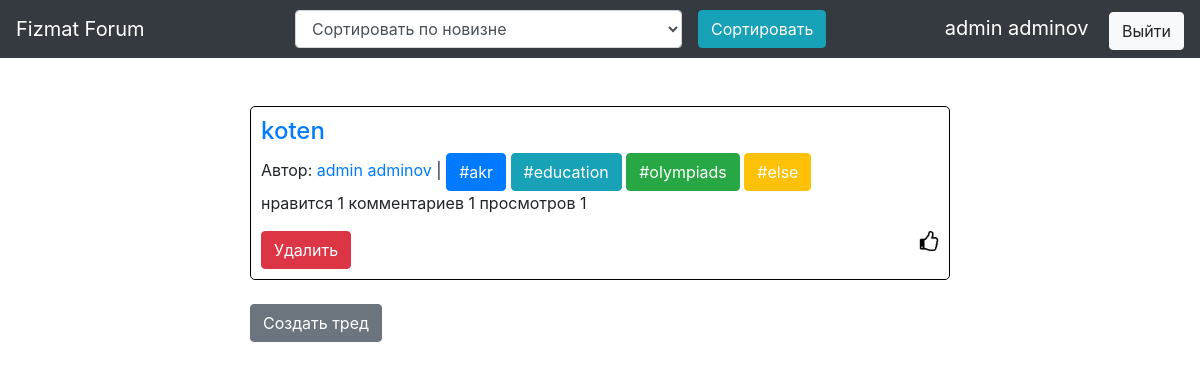
The page / (signed in) on the database its author committed.
### data/users.py (models this page shows, shortened)
class User(SqlAlchemyBase, UserMixin, SerializerMixin):
    __tablename__ = 'users'
    id = sqlalchemy.Column(sqlalchemy.Integer, primary_key=True, autoincrement=True)
    surname = sqlalchemy.Column(sqlalchemy.String, nullable=False)
    name = sqlalchemy.Column(sqlalchemy.String, nullable=False)
    age = sqlalchemy.Column(sqlalchemy.Integer, nullable=False)
    grade = sqlalchemy.Column(sqlalchemy.Integer, nullable=False)
    email = sqlalchemy.Column(sqlalchemy.String, index=True, unique=True, nullable=False)
    hashed_password = sqlalchemy.Column(sqlalchemy.String)

### data/threads.py (models this page shows)
class Thread(SqlAlchemyBase, UserMixin, SerializerMixin):
    __tablename__ = 'threads'
    id = sqlalchemy.Column(sqlalchemy.Integer, primary_key=True, autoincrement=True)
    title = sqlalchemy.Column(sqlalchemy.String, nullable=False)
    user_id = sqlalchemy.Column(sqlalchemy.Integer, sqlalchemy.ForeignKey("users.id"))
    like_count = sqlalchemy.Column(sqlalchemy.Integer, nullable=False)
    view_count = sqlalchemy.Column(sqlalchemy.Integer, nullable=False)
    comment_count = sqlalchemy.Column(sqlalchemy.Integer, nullable=False)
    user = orm.relation('User')
    categories = orm.relation("Category", secondary=association_table, backref="threads")

### data/categories.py (models this page shows)
class Category(SqlAlchemyBase):
    __tablename__ = 'categories'
    id = sqlalchemy.Column(sqlalchemy.Integer, primary_key=True, autoincrement=True)
    name = sqlalchemy.Column(sqlalchemy.String, nullable=True)

### main.py (the view)
@app.route('/')
def index():
    session = db_session.create_session()
    return render_template('index.html', threads=session.query(Thread).all())

### data/db_session.py (called while the page is built)
def create_session() -> Session:
    global __factory
    return __factory()

### main.py (called while the page is built)
@login_manager.user_loader
def load_user(user_id):
    session = db_session.create_session()
    return session.query(User).get(user_id)

### templates/index.html (shortened to what this page needs)
{% extends "base.html" %}
{% block select %}
<form class="form-inline" name="sort_type" action="/sorted" method="GET">
    <div class="form-group mx-sm-3">
        <select class="form-control" name="sort_type">
            <option value="time">Сортировать по новизне</option>
        </select>
    </div>
    <button class="btn btn-info" type="submit">Сортировать</button>
</form>
{% endblock %}
{% block content %}
<br/><br/>
{% for item in threads|reverse %}
    <div class="thread">
        <a href="/thread/{{ item.id }}"><h4>{{ item.title }}</h4></a>
        <p>Автор: <a target="_blank" href="/profile/{{current_user.id}}">{{ item.user.name }} {{ item.user.surname }}</a> |
        {% for tag in item.categories %}
            {% if tag.name == "education" %}
                <a class="btn btn-info" style="color: #fff;">#education</a>
            {% elif tag.name == "akr" %}
                <a class="btn btn-primary" style="color: #fff;">#akr</a>
            {% elif tag.name == "olympiads" %}
                <a class="btn btn-success" style="color: #fff;">#olympiads</a>
            {% else %}
                <a class="btn btn-warning" style="color: #fff;">#else</a>
            {% endif %}
        {% endfor %}
        <br/>нравится {{ item.like_count }} комментариев {{ item.comment_count }} просмотров {{ item.view_count }}</p>
        {% if current_user.is_authenticated and current_user == item.user %}
            <a href="/thread_delete/{{ item.id }}" class="btn btn-danger">Удалить</a>
        {% endif %}
        {% if current_user.is_authenticated %}
            <a href="/like_thread/{{ item.id }}"><img src="/static/img/like.png" height="20px" width="20px" align="right"></a>
        {% endif %}
    </div>
    <br>
{% endfor %}
    {% if current_user.is_authenticated %}
        <a href="add_thread" class="btn btn-secondary form">Создать тред</a>
    {% endif %}
{% endblock %}

### templates/base.html (shortened to what this page needs)
<!DOCTYPE html>
<html lang="en">
<head>
                    <link rel="stylesheet"
                    href="https://stackpath.bootstrapcdn.com/bootstrap/4.4.1/css/bootstrap.min.css"
>
    <link rel="stylesheet" href="/static/css/style.css">
</head>
<body>
    <nav class="navbar navbar-dark bg-dark">
        <a class="navbar-brand" href="/">Fizmat Forum</a>
                {% block select %}{% endblock %}
                {% if current_user.is_authenticated %}
                    <span>
                        <a target="_blank" class="navbar-brand" href="/profile/{{current_user.id}}">{{ current_user.name }} {{ current_user.surname }}</a>
                        <a class="btn btn-light" href="/logout">Выйти</a>
                    </span>
                {% else %}
                    <p>
                        <a class="btn btn-primary " href="/register">Зарегистрироваться</a>
                        <a class="btn btn-success" href="/login">Войти</a>
                    </p>
                {% endif %}
    </nav>
    {% block content %}{% endblock %}
</body>
</html>

### static/css/style.css (style rules this page uses)
.form { margin-left: 250px; margin-right: 250px; }
.thread { margin-left: 250px; margin-right: 250px; border: solid 1px black; border-radius: 5px; padding: 10px 10px 10px 10px; }

### rows shown on the page
User: name "admin", surname "adminov"
Thread: title "koten", user.name "admin", user.surname "adminov", like_count "1", comment_count "1", view_count "1"
Category: name "#akr"
Category: name "#education"
Category: name "#olympiads"
Category: name "#else"
